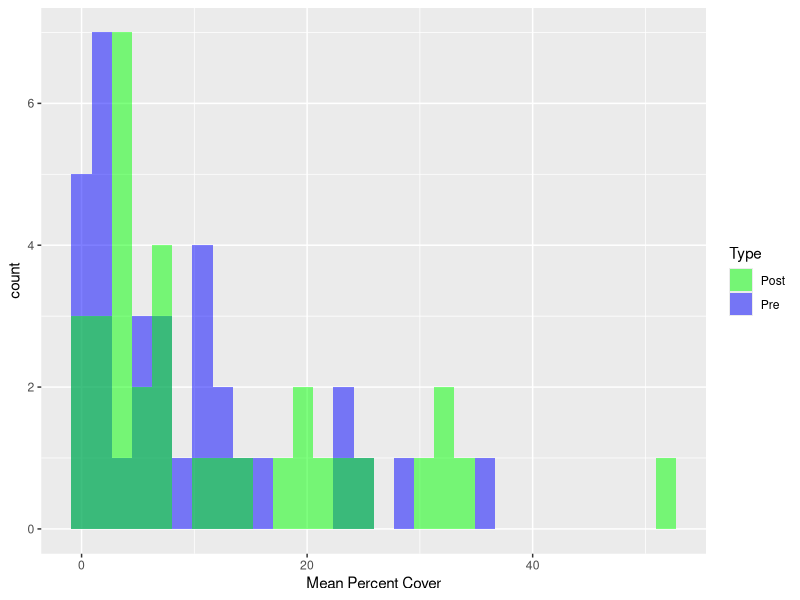

This chart was generated by the following R code:
## ---- chunk 1
library(dplyr)
library(ggplot2)
library(gridExtra)
## ---- chunk 2
abundance_data <- read.csv("data/change in pisaster and mussels PISCO sites.csv")
## ---- chunk 3
knitr::kable(abundance_data)
## ---- chunk 4
abundance_data_v2 <- rename(abundance_data, pre_mean_mussel_cover = Mean.percent_cover_Mytcal..pre.SSWS,post_mean_mussel_cover = Mean.percent_cover_Mytcal..post.SSWS)

## ---- chunk 5
mean_mussel_cover_data <- select(abundance_data_v2, c(pre_mean_mussel_cover, post_mean_mussel_cover))

## ---- chunk 6
pre_cover_data <- select(abundance_data_v2, c(pre_mean_mussel_cover))

pre_cover_data_v2 <- rename(pre_cover_data, mean_percent_cover = pre_mean_mussel_cover)
## ---- chunk 7
post_cover_data <-  select(abundance_data_v2, c(post_mean_mussel_cover))

post_cover_data_v2 <- rename(post_cover_data, mean_percent_cover = post_mean_mussel_cover)
## ---- chunk 8
mean_cover_histogram <- rbind(pre_cover_data_v2, post_cover_data_v2)

mean_cover_histogram<- ggplot(mean_cover_histogram) + 
  geom_histogram(data=pre_cover_data_v2, aes(x=mean_percent_cover, fill = "Pre"), alpha = 0.5) +
  geom_histogram(data=post_cover_data_v2, aes(x=mean_percent_cover, fill = "Post"), alpha = 0.5) + 
  xlab("Mean Percent Cover") + 
  scale_fill_manual("Type", values = c(Pre = "blue", Post = "green"))

print(mean_cover_histogram)
